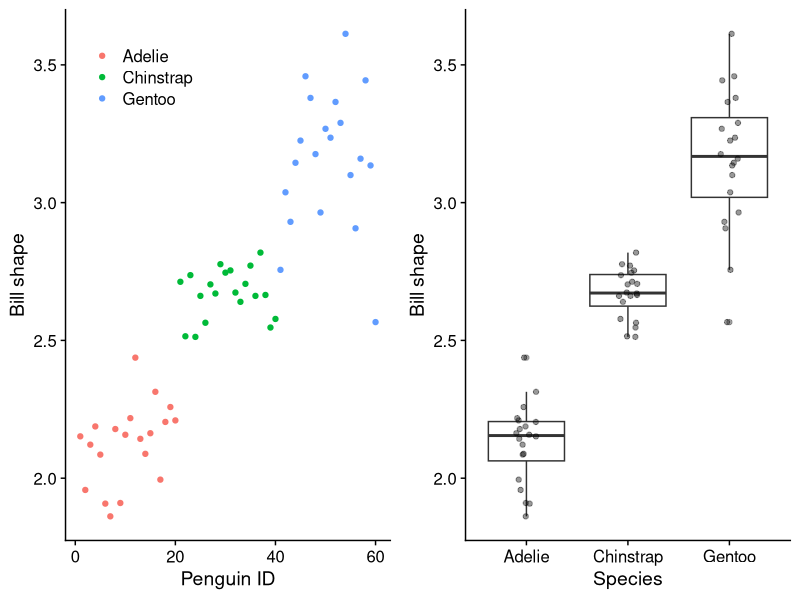
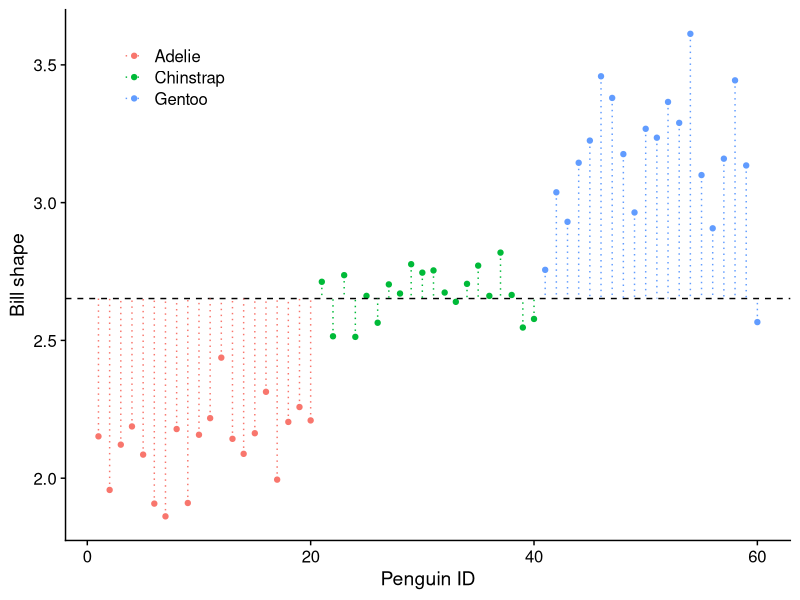
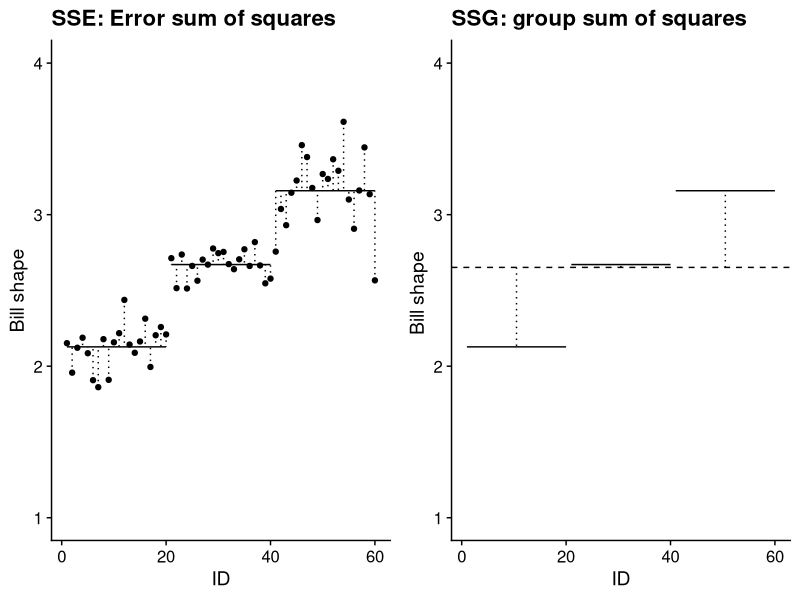
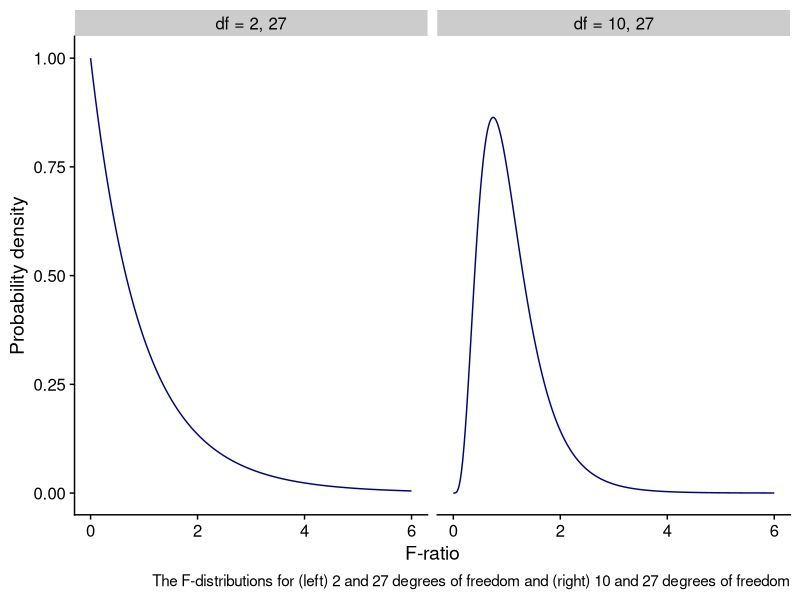

Recreate these plots in R, in order.
## ---- chunk 1
library(tidyverse)
library(palmerpenguins)
library(here)
library(cowplot)
library(gridExtra)
library(ggfortify)
## ---- chunk 2
penguins_raw <- palmerpenguins::penguins
# glimpse(penguins_raw)
## ---- chunk 3
penguins <- penguins_raw |>
  drop_na() |>
  filter(sex == "male") |>
  arrange(species) |>
  mutate(bill_shape = bill_length_mm / bill_depth_mm) |>
  dplyr::select(species, bill_shape) |>
  group_by(species) |>
  slice_sample(n = 20) |>
  ungroup() |>
  mutate(ID=1:60)

## ---- chunk 4
# penguins |>
#   ggplot(aes(x = species, y = bill_shape)) +
#   geom_boxplot() +
#   labs(x = "Species",
#        y = "Bill shape") +
#   theme_cowplot()
## ---- chunk 5
g1 <- ggplot(penguins,aes(x=species,y=bill_shape))+
  geom_boxplot(alpha = 0.4)+
  # geom_violin(alpha = 0.4)+
  # geom_point(aes(colour=species))+
  geom_jitter(width=0.1, alpha= 0.4) +
  # scale_y_continuous(limits=c(0,10))+
  labs(x='Species', y='Bill shape')+
  theme_cowplot()+
  theme(legend.position = "none")
## ---- chunk 6
g2<-ggplot(penguins,aes(x=ID,y=bill_shape,colour=species))+
  geom_point()+
  # scale_y_continuous(limits=c(0,10))+
  labs(x='Penguin ID',y='Bill shape', colour = "")+
  theme_cowplot() +
  theme(legend.position = c(0.08,0.9))
## ---- chunk 7
grid.arrange(g2,g1,nrow=1)
## ---- chunk 8
grand_mean=mean(penguins$bill_shape)
grand_mean
## ---- chunk 9
SST.plot<-g2+geom_hline(yintercept=grand_mean,linetype='dashed')+
  geom_segment(aes(x = ID, y = bill_shape, xend = ID, yend = grand_mean),linetype='dotted')
SST.plot
## ---- chunk 10
p_means<-penguins |>
  group_by(species) |>
  summarise(n = n(), pmean = mean(bill_shape))
p_means
## ---- chunk 11
penguins <- mutate(penguins,pmeans = c(rep(p_means$pmean[1],20),
                            rep(p_means$pmean[2],20),
                            rep(p_means$pmean[3],20)))

p1<-filter(penguins, species == "Adelie")
p2<-filter(penguins, species == "Chinstrap")
p3<-filter(penguins, species == "Gentoo")
## ---- chunk 12

g3<-ggplot()+
  
  geom_point(data=p1,aes(x=ID,y=bill_shape))+
  geom_segment(aes(x=min(p1$ID),y=p1$pmeans[1],xend=max(p1$ID),yend=p1$pmeans[1]))+
  geom_segment(aes(x = p1$ID, y = p1$bill_shape, xend = p1$ID, yend = p1$pmeans[1]),linetype='dotted') +
  
  geom_point(data=p2,aes(x=ID,y=bill_shape))+
  geom_segment(aes(x=min(p2$ID),y=p2$pmeans[1],xend=max(p2$ID),yend=p2$pmeans[1]))+
  geom_segment(aes(x = p2$ID, y = p2$bill_shape, xend = p2$ID, yend = p2$pmeans[1]),linetype='dotted') +
  
  geom_point(data=p3,aes(x=ID,y=bill_shape))+
  geom_segment(aes(x=min(p3$ID),y=p3$pmeans[1],xend=max(p3$ID),yend=p3$pmeans[1]))+
  geom_segment(aes(x = p3$ID, y = p3$bill_shape, xend = p3$ID, yend = p3$pmeans[1]),linetype='dotted')+
  
  scale_y_continuous(limits=c(1,4))+
  labs(x='ID',y='Bill shape',title="SSE: Error sum of squares")+
  theme_cowplot()
## ---- chunk 13
SST=sum((penguins$bill_shape-grand_mean)^2)
SST
## ---- chunk 14
SSE<-penguins |>
  group_by(species) |>
  mutate(pmean=mean(bill_shape)) |>
  mutate(se=(bill_shape-pmean)^2) |>
  summarise(sse=sum(se),.groups = 'drop') |>
  summarise(SSE=sum(sse),.groups = 'drop') |>
  pull(SSE)
## ---- chunk 15

SSG<-penguins |>
  group_by(species) |>
  mutate(pmean=mean(bill_shape)) |>
  mutate(se=(pmean-grand_mean)^2) |>
  summarise(sse=sum(se),.groups = 'drop') |>
  summarise(SSG=sum(sse),.groups = 'drop') |>
  pull(SSG)
## ---- chunk 16
g4<-ggplot()+
  
  geom_hline(yintercept=grand_mean,linetype='dashed')+
  
  geom_segment(aes(x=min(p1$ID),y=p1$pmeans[1],xend=max(p1$ID),yend=p1$pmeans[1]))+
  geom_segment(aes(x = mean(p1$ID), y = grand_mean, xend = mean(p1$ID), yend = p1$pmeans[1]),linetype='dotted') +
  
  geom_segment(aes(x=min(p2$ID),y=p2$pmeans[1],xend=max(p2$ID),yend=p2$pmeans[1]))+
  geom_segment(aes(x = mean(p2$ID), y = grand_mean, xend = mean(p2$ID), yend = p2$pmeans[1]),linetype='dotted')+
  # 
  geom_segment(aes(x=min(p3$ID),y=p3$pmeans[1],xend=max(p3$ID),yend=p3$pmeans[1]))+
  geom_segment(aes(x = mean(p3$ID), y = grand_mean, xend = mean(p3$ID), yend = p3$pmeans[1]),linetype='dotted')+
  
  scale_y_continuous(limits=c(1,4))+
  labs(x='ID',y='Bill shape ',title="SSG: group sum of squares")+
  theme_cowplot()
## ---- chunk 17
grid.arrange(g3,g4,nrow=1)
## ---- chunk 18
dfs<-c(rep("df = 2, 27",601),rep("df = 10, 27",601))
xs<-rep(seq(0,6,0.01),2)
ys<-c(df(xs[1:601],2,27),df(xs[602:1202],10,27))
fdata<-tibble(x=xs,y=ys,dfs=dfs)

fdata |>
  mutate(dfs = fct_relevel(dfs,"df = 2, 27","df = 10, 27")) |>
  ggplot(aes(x=xs,y=ys)) +
  xlim(0,6) +
  ylim(0,1) +
  labs(x="F-ratio",
       y="Probability density",
       caption="The F-distributions for (left) 2 and 27 degrees of freedom and (right) 10 and 27 degrees of freedom") +
  geom_line(colour="darkblue") +
  facet_wrap(~dfs) +
  theme_cowplot()
## ---- chunk 19

Fratio<-function(p,k,st_dev){
  n<-p*k # k plots, p replicates per plot
  plots<-tibble(plot=c(rep("a",p),rep("b",p),rep("c",p)),response=rnorm(n,mean=0,sd=st_dev))
  lm.mod<-lm(response~plot,data=plots)
  tidy(anova(lm.mod))$statistic[1]
}
## ---- chunk 20

trials<-1000
replicates<-10 # pots per combination of factor levels
k<-5 # number of factor levels
st_dev<-1
binwidth<-0.2


#Fs<-tibble(Fval=replicate(trials,Fratio(replicates,k,st_dev)))

myfun<-function(x,replicates,k,N,binwidth){
  df2=replicates*k-k
  df1=k-1
  N*binwidth*df(x,df1,df2)
}

# Fs |> 
#   filter(Fval<8) |>
#   ggplot(aes(x=Fval)) +
#   geom_histogram(binwidth=binwidth,fill=fill_colour1) +
#   geom_function(fun = myfun, args = list(replicates,k,N=trials,binwidth=binwidth),colour=line_colour) +
#   labs(x="F",
#        y=) +
#   theme_cowplot()
